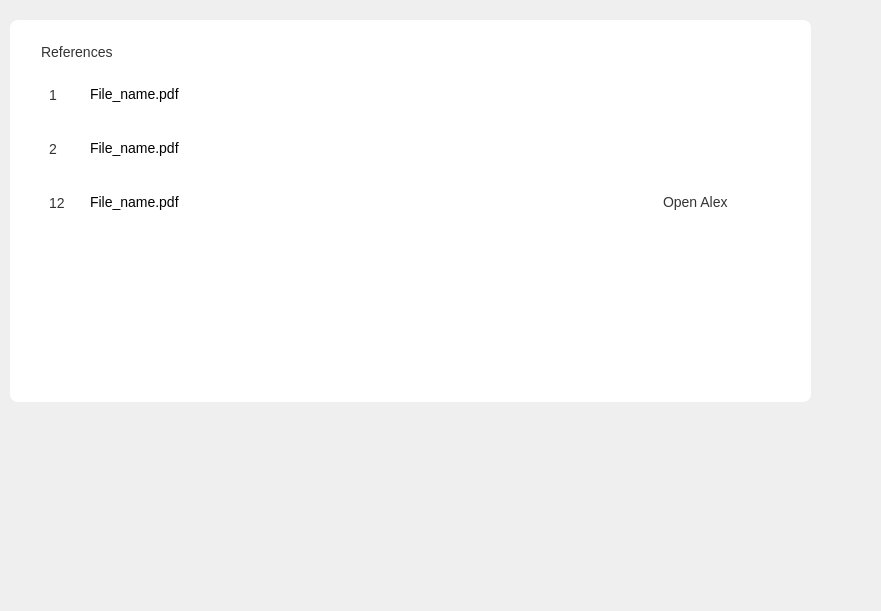
<?xml version="1.0" encoding="UTF-8"?>
<ui version="4.0">
 <class>Form</class>
 <widget class="QWidget" name="Form">
  <property name="geometry">
   <rect>
    <x>0</x>
    <y>0</y>
    <width>881</width>
    <height>611</height>
   </rect>
  </property>
  <property name="windowTitle">
   <string>Form</string>
  </property>
  <property name="styleSheet">
   <string notr="true"/>
  </property>
  <widget class="QFrame" name="references">
   <property name="geometry">
    <rect>
     <x>10</x>
     <y>20</y>
     <width>801</width>
     <height>382</height>
    </rect>
   </property>
   <property name="styleSheet">
    <string notr="true">#references {
	background: #FFF;
	border-radius: 8px;
	border: none;
	padding: 10px
}


/* Default style for all QLabel elements */
QLabel {
    font-family: &quot;San Francisco&quot;, sans-serif;
    color: #333;
    font-size: 14px;
    font-style: normal;
    font-weight: 400;
    line-height: normal;
}

QLabel[class=&quot;subheader&quot;] {
    color: #333;
    font-weight: 700;
}

QLabel[class=&quot;reference&quot;] {
	color: #042FF4;
    font-size: 14px;
    font-weight: 400;
}

#references QFrame {
	border: none;
	padding: 4px 8px;
}

/* Reference button style */
#references QPushButton {
	border-radius: 8px;
	border: none;
	font-size: 14px;
	padding: 7px 12px;
	text-align: left;
}

#references QPushButton:hover {
	background: #F2F2F2;
}
</string>
   </property>
   <layout class="QVBoxLayout" name="verticalLayout">
    <property name="spacing">
     <number>-1</number>
    </property>
    <property name="leftMargin">
     <number>10</number>
    </property>
    <property name="topMargin">
     <number>10</number>
    </property>
    <property name="rightMargin">
     <number>10</number>
    </property>
    <property name="bottomMargin">
     <number>10</number>
    </property>
    <item alignment="Qt::AlignTop">
     <widget class="QLabel" name="subheader">
      <property name="text">
       <string>References</string>
      </property>
      <property name="class" stdset="0">
       <string>subheader</string>
      </property>
     </widget>
    </item>
    <item alignment="Qt::AlignTop">
     <widget class="QFrame" name="ref_frame_1">
      <property name="sizePolicy">
       <sizepolicy hsizetype="Preferred" vsizetype="Maximum">
        <horstretch>0</horstretch>
        <verstretch>0</verstretch>
       </sizepolicy>
      </property>
      <property name="frameShape">
       <enum>QFrame::StyledPanel</enum>
      </property>
      <property name="frameShadow">
       <enum>QFrame::Raised</enum>
      </property>
      <layout class="QHBoxLayout" name="horizontalLayout_7">
       <property name="spacing">
        <number>0</number>
       </property>
       <property name="leftMargin">
        <number>0</number>
       </property>
       <property name="topMargin">
        <number>0</number>
       </property>
       <property name="rightMargin">
        <number>0</number>
       </property>
       <property name="bottomMargin">
        <number>0</number>
       </property>
       <item>
        <widget class="QFrame" name="frame_4">
         <property name="minimumSize">
          <size>
           <width>40</width>
           <height>20</height>
          </size>
         </property>
         <property name="maximumSize">
          <size>
           <width>40</width>
           <height>20</height>
          </size>
         </property>
         <property name="frameShape">
          <enum>QFrame::StyledPanel</enum>
         </property>
         <property name="frameShadow">
          <enum>QFrame::Raised</enum>
         </property>
         <widget class="QLabel" name="label_4">
          <property name="geometry">
           <rect>
            <x>0</x>
            <y>0</y>
            <width>41</width>
            <height>21</height>
           </rect>
          </property>
          <property name="sizePolicy">
           <sizepolicy hsizetype="Expanding" vsizetype="Expanding">
            <horstretch>0</horstretch>
            <verstretch>0</verstretch>
           </sizepolicy>
          </property>
          <property name="text">
           <string>1</string>
          </property>
          <property name="class" stdset="0">
           <string>reference</string>
          </property>
         </widget>
        </widget>
       </item>
       <item>
        <widget class="QPushButton" name="ref_button_6">
         <property name="sizePolicy">
          <sizepolicy hsizetype="Expanding" vsizetype="Minimum">
           <horstretch>1</horstretch>
           <verstretch>0</verstretch>
          </sizepolicy>
         </property>
         <property name="text">
          <string>File_name.pdf</string>
         </property>
         <property name="icon">
          <iconset resource="../static/resource.qrc">
           <normaloff>:/icons/icons/icon_file.png</normaloff>:/icons/icons/icon_file.png</iconset>
         </property>
        </widget>
       </item>
       <item>
        <widget class="QFrame" name="source_frame_4">
         <property name="minimumSize">
          <size>
           <width>0</width>
           <height>0</height>
          </size>
         </property>
         <property name="maximumSize">
          <size>
           <width>16777215</width>
           <height>16777215</height>
          </size>
         </property>
         <property name="frameShape">
          <enum>QFrame::StyledPanel</enum>
         </property>
         <property name="frameShadow">
          <enum>QFrame::Raised</enum>
         </property>
         <layout class="QHBoxLayout" name="horizontalLayout_8">
          <property name="spacing">
           <number>0</number>
          </property>
          <property name="leftMargin">
           <number>0</number>
          </property>
          <property name="topMargin">
           <number>0</number>
          </property>
          <property name="rightMargin">
           <number>0</number>
          </property>
          <property name="bottomMargin">
           <number>0</number>
          </property>
          <item alignment="Qt::AlignLeft">
           <widget class="QLabel" name="label_9">
            <property name="minimumSize">
             <size>
              <width>32</width>
              <height>32</height>
             </size>
            </property>
            <property name="text">
             <string/>
            </property>
           </widget>
          </item>
          <item alignment="Qt::AlignLeft">
           <widget class="QLabel" name="text_4">
            <property name="minimumSize">
             <size>
              <width>120</width>
              <height>0</height>
             </size>
            </property>
            <property name="text">
             <string/>
            </property>
            <property name="indent">
             <number>0</number>
            </property>
           </widget>
          </item>
         </layout>
        </widget>
       </item>
      </layout>
     </widget>
    </item>
    <item alignment="Qt::AlignTop">
     <widget class="QFrame" name="ref_frame_2">
      <property name="sizePolicy">
       <sizepolicy hsizetype="Preferred" vsizetype="Maximum">
        <horstretch>0</horstretch>
        <verstretch>0</verstretch>
       </sizepolicy>
      </property>
      <property name="frameShape">
       <enum>QFrame::StyledPanel</enum>
      </property>
      <property name="frameShadow">
       <enum>QFrame::Raised</enum>
      </property>
      <layout class="QHBoxLayout" name="horizontalLayout_2">
       <property name="spacing">
        <number>0</number>
       </property>
       <property name="leftMargin">
        <number>0</number>
       </property>
       <property name="topMargin">
        <number>0</number>
       </property>
       <property name="rightMargin">
        <number>0</number>
       </property>
       <property name="bottomMargin">
        <number>0</number>
       </property>
       <item>
        <widget class="QFrame" name="frame_2">
         <property name="minimumSize">
          <size>
           <width>40</width>
           <height>20</height>
          </size>
         </property>
         <property name="maximumSize">
          <size>
           <width>40</width>
           <height>20</height>
          </size>
         </property>
         <property name="frameShape">
          <enum>QFrame::StyledPanel</enum>
         </property>
         <property name="frameShadow">
          <enum>QFrame::Raised</enum>
         </property>
         <widget class="QLabel" name="label_2">
          <property name="geometry">
           <rect>
            <x>0</x>
            <y>0</y>
            <width>41</width>
            <height>21</height>
           </rect>
          </property>
          <property name="sizePolicy">
           <sizepolicy hsizetype="Expanding" vsizetype="Expanding">
            <horstretch>0</horstretch>
            <verstretch>0</verstretch>
           </sizepolicy>
          </property>
          <property name="text">
           <string>2</string>
          </property>
          <property name="class" stdset="0">
           <string>reference</string>
          </property>
         </widget>
        </widget>
       </item>
       <item>
        <widget class="QPushButton" name="ref_button_4">
         <property name="sizePolicy">
          <sizepolicy hsizetype="Expanding" vsizetype="Minimum">
           <horstretch>1</horstretch>
           <verstretch>0</verstretch>
          </sizepolicy>
         </property>
         <property name="text">
          <string>File_name.pdf</string>
         </property>
         <property name="icon">
          <iconset resource="../static/resource.qrc">
           <normaloff>:/icons/icons/icon_file.png</normaloff>:/icons/icons/icon_file.png</iconset>
         </property>
        </widget>
       </item>
       <item>
        <widget class="QFrame" name="source_frame_2">
         <property name="minimumSize">
          <size>
           <width>0</width>
           <height>0</height>
          </size>
         </property>
         <property name="maximumSize">
          <size>
           <width>16777215</width>
           <height>16777215</height>
          </size>
         </property>
         <property name="frameShape">
          <enum>QFrame::StyledPanel</enum>
         </property>
         <property name="frameShadow">
          <enum>QFrame::Raised</enum>
         </property>
         <layout class="QHBoxLayout" name="horizontalLayout_5">
          <property name="spacing">
           <number>0</number>
          </property>
          <property name="leftMargin">
           <number>0</number>
          </property>
          <property name="topMargin">
           <number>0</number>
          </property>
          <property name="rightMargin">
           <number>0</number>
          </property>
          <property name="bottomMargin">
           <number>0</number>
          </property>
          <item alignment="Qt::AlignLeft">
           <widget class="QLabel" name="label_7">
            <property name="minimumSize">
             <size>
              <width>32</width>
              <height>32</height>
             </size>
            </property>
            <property name="text">
             <string/>
            </property>
           </widget>
          </item>
          <item alignment="Qt::AlignLeft">
           <widget class="QLabel" name="text_2">
            <property name="minimumSize">
             <size>
              <width>120</width>
              <height>0</height>
             </size>
            </property>
            <property name="text">
             <string/>
            </property>
            <property name="indent">
             <number>0</number>
            </property>
           </widget>
          </item>
         </layout>
        </widget>
       </item>
      </layout>
     </widget>
    </item>
    <item alignment="Qt::AlignTop">
     <widget class="QFrame" name="ref_frame_3">
      <property name="sizePolicy">
       <sizepolicy hsizetype="Preferred" vsizetype="Maximum">
        <horstretch>0</horstretch>
        <verstretch>0</verstretch>
       </sizepolicy>
      </property>
      <property name="frameShape">
       <enum>QFrame::StyledPanel</enum>
      </property>
      <property name="frameShadow">
       <enum>QFrame::Raised</enum>
      </property>
      <layout class="QHBoxLayout" name="horizontalLayout_3">
       <property name="spacing">
        <number>0</number>
       </property>
       <property name="leftMargin">
        <number>0</number>
       </property>
       <property name="topMargin">
        <number>0</number>
       </property>
       <property name="rightMargin">
        <number>0</number>
       </property>
       <property name="bottomMargin">
        <number>0</number>
       </property>
       <item>
        <widget class="QFrame" name="frame_3">
         <property name="minimumSize">
          <size>
           <width>40</width>
           <height>20</height>
          </size>
         </property>
         <property name="maximumSize">
          <size>
           <width>40</width>
           <height>20</height>
          </size>
         </property>
         <property name="frameShape">
          <enum>QFrame::StyledPanel</enum>
         </property>
         <property name="frameShadow">
          <enum>QFrame::Raised</enum>
         </property>
         <widget class="QLabel" name="label_3">
          <property name="geometry">
           <rect>
            <x>0</x>
            <y>0</y>
            <width>41</width>
            <height>21</height>
           </rect>
          </property>
          <property name="sizePolicy">
           <sizepolicy hsizetype="Expanding" vsizetype="Expanding">
            <horstretch>0</horstretch>
            <verstretch>0</verstretch>
           </sizepolicy>
          </property>
          <property name="text">
           <string>12</string>
          </property>
          <property name="class" stdset="0">
           <string>reference</string>
          </property>
         </widget>
        </widget>
       </item>
       <item>
        <widget class="QPushButton" name="ref_button_5">
         <property name="sizePolicy">
          <sizepolicy hsizetype="Expanding" vsizetype="Minimum">
           <horstretch>1</horstretch>
           <verstretch>0</verstretch>
          </sizepolicy>
         </property>
         <property name="text">
          <string>File_name.pdf</string>
         </property>
         <property name="icon">
          <iconset resource="../static/resource.qrc">
           <normaloff>:/icons/icons/icon_web.png</normaloff>:/icons/icons/icon_web.png</iconset>
         </property>
        </widget>
       </item>
       <item>
        <widget class="QFrame" name="source_frame">
         <property name="minimumSize">
          <size>
           <width>0</width>
           <height>0</height>
          </size>
         </property>
         <property name="maximumSize">
          <size>
           <width>16777215</width>
           <height>16777215</height>
          </size>
         </property>
         <property name="frameShape">
          <enum>QFrame::StyledPanel</enum>
         </property>
         <property name="frameShadow">
          <enum>QFrame::Raised</enum>
         </property>
         <layout class="QHBoxLayout" name="horizontalLayout_4">
          <property name="spacing">
           <number>0</number>
          </property>
          <property name="leftMargin">
           <number>0</number>
          </property>
          <property name="topMargin">
           <number>0</number>
          </property>
          <property name="rightMargin">
           <number>0</number>
          </property>
          <property name="bottomMargin">
           <number>0</number>
          </property>
          <item alignment="Qt::AlignLeft">
           <widget class="QLabel" name="label_6">
            <property name="minimumSize">
             <size>
              <width>32</width>
              <height>32</height>
             </size>
            </property>
            <property name="text">
             <string/>
            </property>
            <property name="pixmap">
             <pixmap resource="../static/resource.qrc">:/icons/images/logo_openalex.png</pixmap>
            </property>
           </widget>
          </item>
          <item alignment="Qt::AlignLeft">
           <widget class="QLabel" name="text">
            <property name="minimumSize">
             <size>
              <width>120</width>
              <height>0</height>
             </size>
            </property>
            <property name="text">
             <string>Open Alex</string>
            </property>
            <property name="indent">
             <number>0</number>
            </property>
           </widget>
          </item>
         </layout>
        </widget>
       </item>
      </layout>
     </widget>
    </item>
    <item>
     <spacer name="verticalSpacer">
      <property name="orientation">
       <enum>Qt::Vertical</enum>
      </property>
      <property name="sizeHint" stdset="0">
       <size>
        <width>20</width>
        <height>40</height>
       </size>
      </property>
     </spacer>
    </item>
   </layout>
  </widget>
 </widget>
 <resources>
  <include location="../static/resource.qrc"/>
 </resources>
 <connections/>
</ui>
